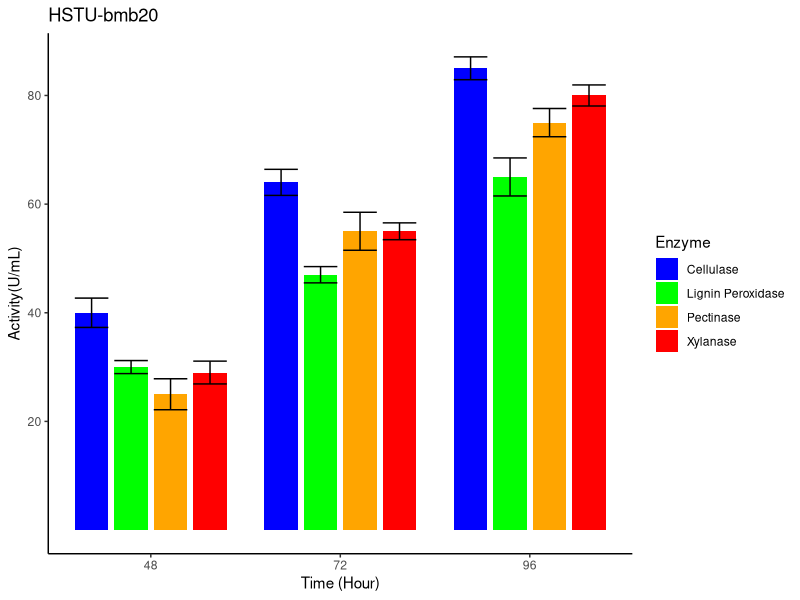

The R source for this figure:
# Load necessary packages
install.packages("ggplot2")
library(ggplot2)

# Create a data frame with your data
data <- data.frame(
  Time = c(48, 72, 96),
  Enzyme = rep(c("Cellulase", "Xylanase", "Pectinase", "Lignin Peroxidase"), each = 3),
  Mean = c(40, 64, 85, 29, 55, 80, 25, 55, 75, 30, 47, 65),
  SE = c(2.7, 2.4, 2.1, 2.1, 1.55, 1.94, 2.85, 3.5, 2.6, 1.2, 1.5, 3.5)
)

# Create the grouped bar plot with error bars
p <- ggplot(data, aes(x = Time, y = Mean, fill = Enzyme)) +
  geom_bar(stat = "identity", position = position_dodge(width = 20), width = 17) +
  geom_errorbar(aes(ymin = Mean - SE, ymax = Mean + SE), position = position_dodge(width =20), width = 17) +
  labs(x = "Time (Hour)", y = "Activity(U/mL)", title = "HSTU-bmb20") +
  scale_fill_manual(values = c("blue", "green", "orange", "red")) +
  theme_classic() +
  scale_x_continuous(breaks = c(48, 72, 96))+
  scale_y_continuous(breaks = c(20, 40, 60, 80))

# Show the plot
print(p)

